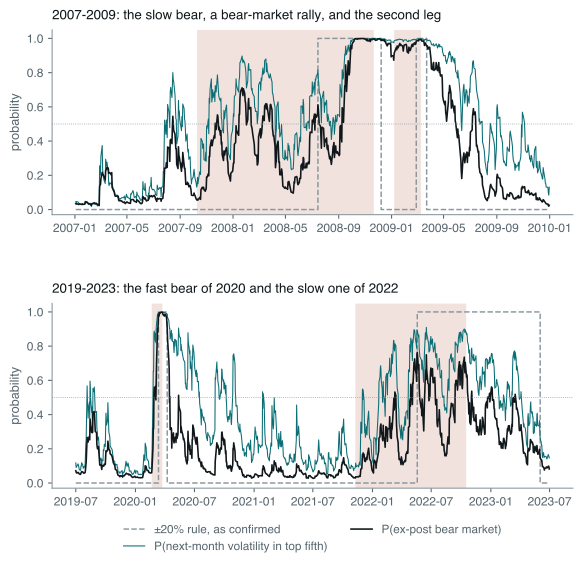

Reproduce this figure in Python.
# What a walk-forward classifier sees through three bear markets, for
# regime_classification.md: the predicted probability of the ex-post ±20% bear
# label and of next month's volatility landing in the top fifth, against the
# ex-post label and the rule's own real-time confirmation. Models and data are
# built in rc_common.py, which also prints the scores the chapter quotes.
#
# Run standalone:  uv run --no-project --with matplotlib python <path>

import os

os.environ.setdefault("SOURCE_DATE_EPOCH", "1735689600")

import matplotlib

matplotlib.use("Agg")
matplotlib.rcParams["svg.fonttype"] = "path"
matplotlib.rcParams["svg.hashsalt"] = "rc-classifier"
matplotlib.rcParams["font.family"] = ["Helvetica", "Arial", "DejaVu Sans"]

from pathlib import Path

import matplotlib.dates as mdates
import matplotlib.pyplot as plt
import numpy as np
from rc_common import (
    GREY,
    INK,
    MUTED,
    RUST,
    TEAL,
    classifier_results,
    labels,
    load_or_exit,
    lt_labels,
    market,
    runs,
    to_datetime64,
)

WINDOWS = [
    (20070101, 20091231, "2007-2009: the slow bear, a bear-market rally, and the second leg"),
    (20190701, 20230630, "2019-2023: the fast bear of 2020 and the slow one of 2022"),
]
MODEL = "price + cross-asset"


def main() -> None:
    load_or_exit(Path(__file__))
    m = market()
    dates = m["dates"]
    res = classifier_results()
    y_bear, _, p_bear = res["Bear, ±20% rule, ex post"]
    _, _, p_vol = res["Next-month volatility, top fifth"]
    confirmed = lt_labels(m["P"])["rt"]
    bear = np.nan_to_num(labels()["Bear, ±20% rule, ex post"]).astype(int)

    fig, axes = plt.subplots(2, 1, figsize=(7.0, 6.2), gridspec_kw={"hspace": 0.48})
    for ax, (a, b, title) in zip(axes, WINDOWS, strict=True):
        i0, i1 = np.searchsorted(dates, a), np.searchsorted(dates, b, side="right")
        t = to_datetime64(dates[i0:i1])
        for s, e in runs(bear[i0:i1]):
            ax.axvspan(t[s], t[min(e + 1, len(t) - 1)], color=RUST, alpha=0.16, linewidth=0)
        ax.step(
            t,
            confirmed[i0:i1],
            where="post",
            color=GREY,
            linewidth=1.1,
            linestyle="--",
            label="±20% rule, as confirmed",
        )
        ax.plot(t, p_vol[MODEL][i0:i1], color=TEAL, linewidth=0.8, label="P(next-month volatility in top fifth)")
        ax.plot(t, p_bear[MODEL][i0:i1], color=INK, linewidth=1.2, label="P(ex-post bear market)")
        ax.axhline(0.5, color=GREY, linewidth=0.6, linestyle=":")
        ax.set_ylim(-0.03, 1.05)
        ax.set_ylabel("probability", fontsize=9.5, color=MUTED)
        ax.set_title(title, fontsize=10.0, color=INK, loc="left", pad=8)
        ax.xaxis.set_major_formatter(mdates.DateFormatter("%Y-%m"))
        ax.tick_params(labelsize=9.0, colors=MUTED, length=3)
        for side in ("top", "right"):
            ax.spines[side].set_visible(False)
        for side in ("left", "bottom"):
            ax.spines[side].set_color(GREY)
    axes[1].legend(
        fontsize=8.8,
        loc="upper center",
        bbox_to_anchor=(0.5, -0.14),
        ncol=2,
        frameon=False,
        labelcolor=MUTED,
        handlelength=1.8,
    )

    out = Path(__file__).with_suffix(".svg")
    fig.savefig(out, transparent=True, bbox_inches="tight", metadata={"Date": None})
    print(f"wrote {out.name}")


if __name__ == "__main__":
    main()
